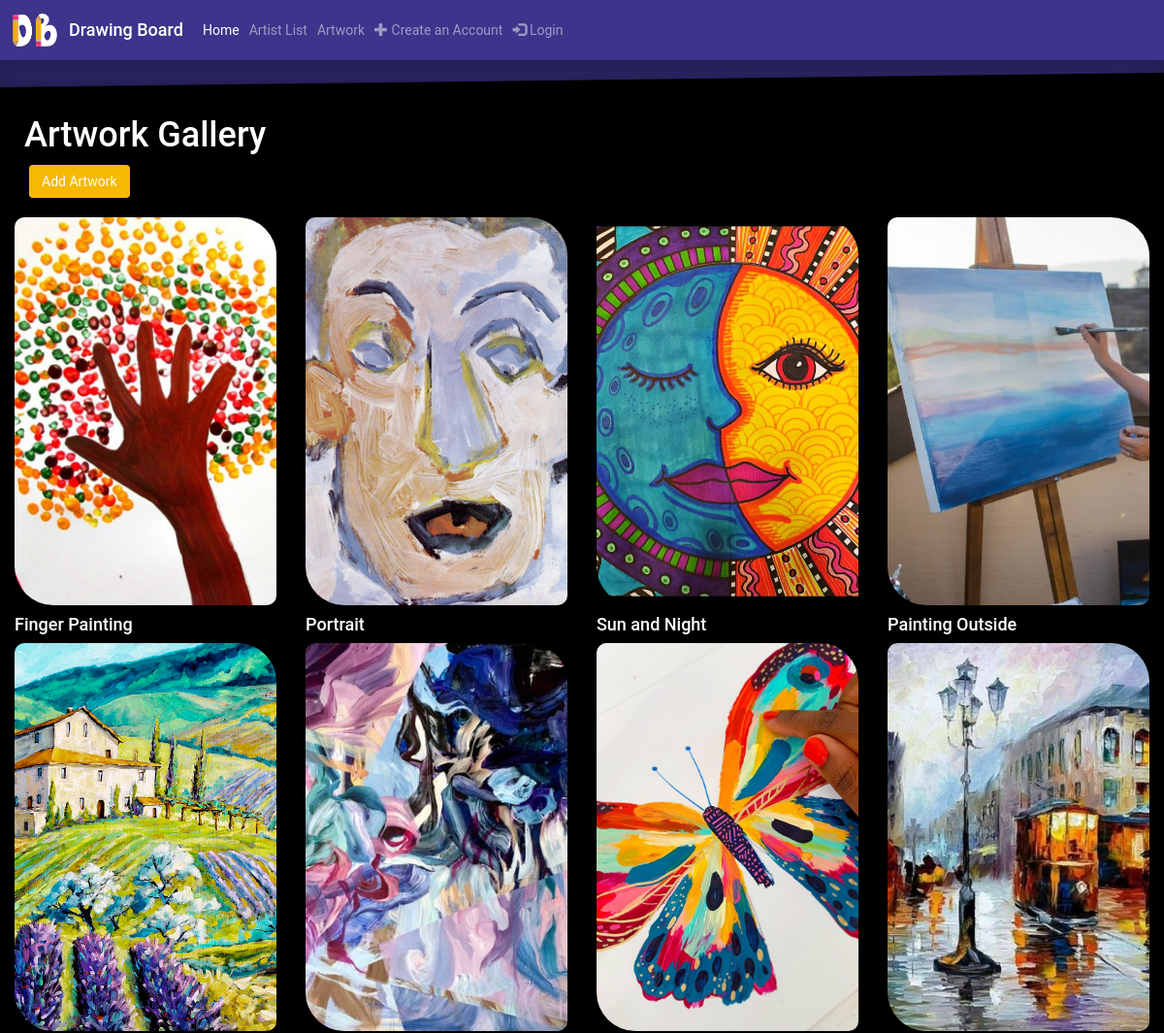
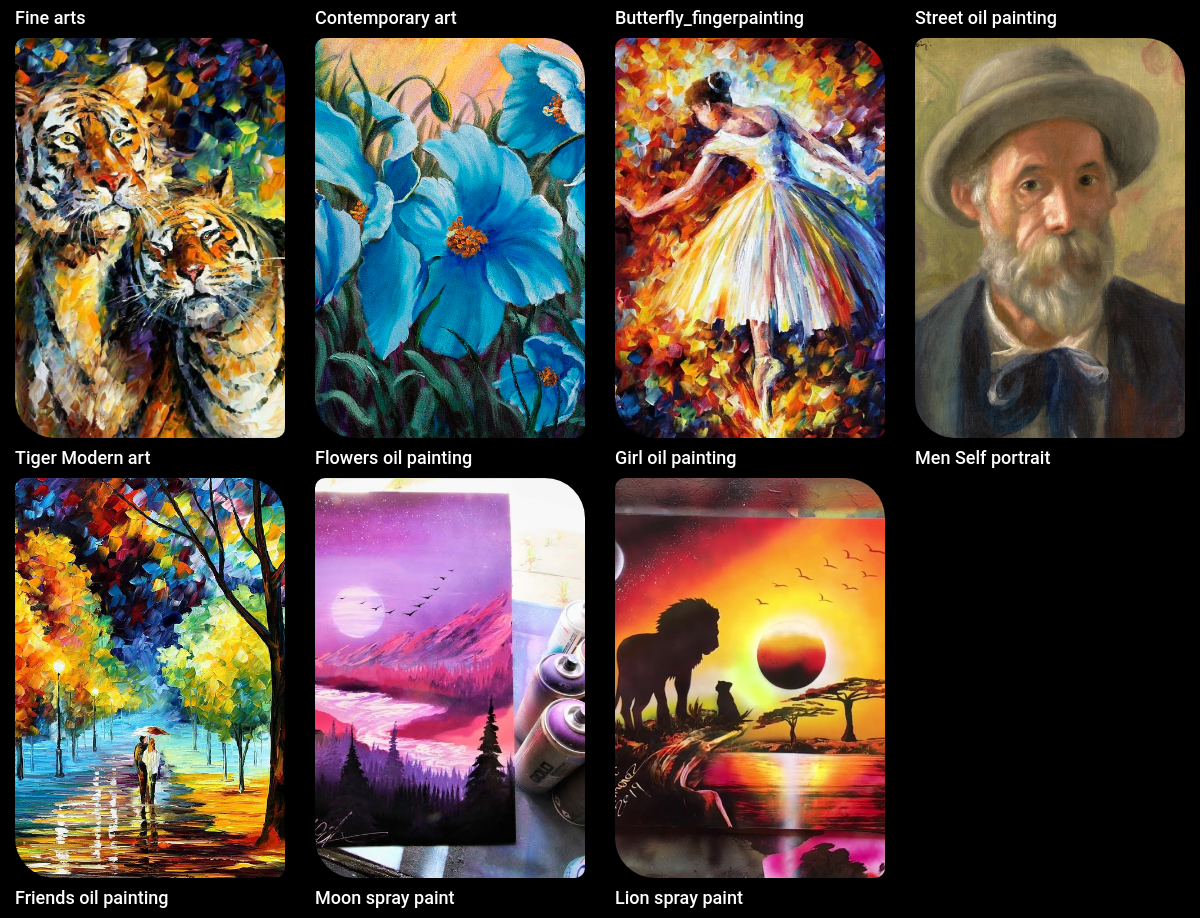
Page /artwork_list on the committed database (2 pictures, top to bottom).
### gallery/models.py (models this page shows, shortened)
class Artwork(models.Model):
    artwork_title = models.CharField(max_length=200)
    artwork_description = models.TextField(max_length=280, null=True, blank=True)
    artwork_artist = models.ForeignKey('Artist', on_delete=models.CASCADE)
    artwork_tag = models.ManyToManyField(Tag, blank=True)
    artwork_picture = models.ImageField(upload_to='images/', null=True, blank=True)  # comment out null and blank later
    artwork_created = models.DateTimeField()

### gallery/views.py (the view)
# urls.py: path('artwork_list', views.artwork_list, name='artwork_list'),
def artwork_list(request):
    artwork = Artwork.objects.all()
    return render(request, 'gallery/artwork_list.html',
                  {'artworks': artwork})

### gallery/models.py (called while the page is built)
    def __str__(self):
        return f'{self.user}'

    def __str__(self):
        return f'{self.tag_name}'

### gallery/templates/gallery/artwork_list.html (shortened to what this page needs)
<!DOCTYPE html>
<html lang="en">
{% extends 'gallery/base.html' %}
{% load static %}
{% block content %}
    <html>
    <head>
        <link rel="stylesheet"
              href="https://cdn.jsdelivr.net/npm/@fancyapps/fancybox@3.5.7/dist/jquery.fancybox.min.css">
    </head>
    <body style="min-width: 411px">
    <div style="top: 70px; position: relative; z-index: 0">
        <h1 style="color: white; left: 25px; position: relative">Artwork Gallery</h1>
        <a href="{% url 'gallery:artwork_new' %}" class="btn btn-dark"
           style="background-color: #f7b801; margin-left: 30px; position:relative;">Add Artwork</a>
        <br><br>
        <div class="container page-top col-lg-12 col-md-12">
            <div class="row">
                {% for artwork in artworks %}
                    {% if user.is_authenticated %}
                    {% else %}
                        <div class="col-lg-3 col-md-3 col-xs-6 thumb">
                            <figure>
                                <a data-fancybox="images"
                                   href="media/{{ artwork.artwork_picture }}"
                                   data-caption="{{ artwork.artwork_title }}">
                                    <img class="img-fluid pic-size zoom" style= "border-radius: 10px 40px;" src="media/{{ artwork.artwork_picture }}"/>
                                </a>
                            </figure>
                            <table style="width: 100%">
                                <tr>
                                    <td><h4 style="color: white">{{ artwork.artwork_title }}</h4></td>
                                </tr>
                            </table>
                        </div>
                    {% endif %}
                {% endfor %}
            </div>
        </div>
    </div>
    </body>
    </html>
{% endblock %}

### gallery/templates/gallery/base.html (style rules this page uses)
body, html { font-family: 'Roboto', sans-serif; height: 100%; background-color: black; }

### gallery/templates/gallery/artwork_list.html (style rules this page uses)
img.zoom { border-radius: 5px; object-fit: cover; -webkit-transition: all .3s ease-in-out; -moz-transition: all .3s ease-in-out; -o-transition: all .3s ease-in-out; -ms-transition: all .3s ease-in-out; }
.pic-size { width: 400px; height: 400px; object-fit: cover; }

### rows in the picture
Artwork: artwork_picture (picture), artwork_title "Finger Painting"
Artwork: artwork_picture (picture), artwork_title "Portrait"
Artwork: artwork_picture (picture), artwork_title "Sun and Night"
Artwork: artwork_picture (picture), artwork_title "Painting Outside"
Artwork: artwork_picture (picture), artwork_title "Fine arts"
Artwork: artwork_picture (picture), artwork_title "Contemporary art"
Artwork: artwork_picture (picture), artwork_title "Butterfly_fingerpainting"
Artwork: artwork_picture (picture), artwork_title "Street oil painting"
Artwork: artwork_picture (picture), artwork_title "Tiger Modern art"
Artwork: artwork_picture (picture), artwork_title "Flowers oil painting"
Artwork: artwork_picture (picture), artwork_title "Girl oil painting"
Artwork: artwork_picture (picture), artwork_title "Men Self portrait"
Artwork: artwork_picture (picture), artwork_title "Friends oil painting"
Artwork: artwork_picture (picture), artwork_title "Moon spray paint"
Artwork: artwork_picture (picture), artwork_title "Lion spray paint"
